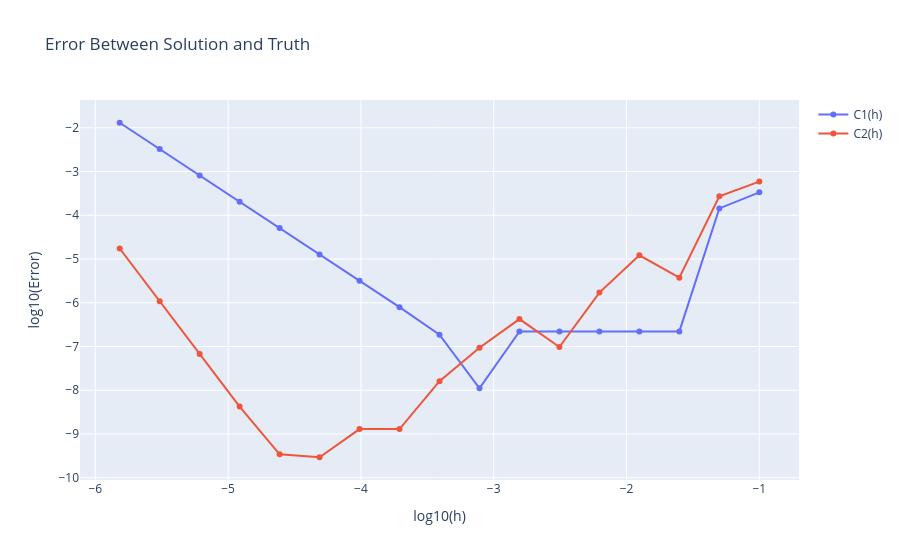

Notebook source saved alongside this figure:
### Markdown cell above
#### Problem 3
##### Centered Difference Approximations of 2nd Derivatives

### Code cell
import numpy as np

# Centered difference approximations
def c1h(f,x0,h):
    """
    A centered difference approximation of f''(x_0)

    Args: 
        f: function to approximate the difference of
        x0: Point at which to evaluate
        h: limit parameter in limit definition of the derivative
    """
    return (f(x0+h) - 2*f(x0) + f(x0-h))/(h**2)

def c2h(f,x0,h):
    """
    A centered difference approximation of f''(x_0)

    Args: 
        f: function to approximate the difference of
        x0: Point at which to evaluate
        h: limit parameter in limit definition of the derivative
    """
    return (-f(x0+2*h) + 16*f(x0+h) - 30*f(x0) + 16*f(x0-h) - f(x0 - 2*h))/(12*h**2)

# Calculating the derivative of f(x)=e^x at x=7pi/8
f = lambda x: np.exp(x)
x0 = 7*np.pi/8
h=0.1*2**(-np.linspace(0,16,17))
c1h_sol = c1h(f,x0,h)
c2h_sol = c2h(f,x0,h)

# True Solution, error calculation
truth = np.exp(7*np.pi/8)
log_h = [np.log10(hval) for hval in h]

diff1 = [truth - c for c in c1h_sol]
log_diff1 = [np.log10(np.abs(t)) for t in diff1]
diff2 = [truth - c for c in c2h_sol]
log_diff2 = [np.log10(np.abs(t)) for t in diff2]


# Creating Plots
trace1 = go.Scatter(x=np.flip(log_h), y=log_diff1, mode='lines+markers', name='C1(h)')
trace2 = go.Scatter(x=np.flip(log_h), y=log_diff2, mode='lines+markers', name='C2(h)')

# Create the Figure object and add the trace
fig = go.Figure(data=[trace1,trace2])

# Customize the layout (optional)
fig.update_layout(title='Error Between Solution and Truth',
                  xaxis_title='log10(h)',
                  yaxis_title='log10(Error)')

# Display the figure (e.g., in a Jupyter environment or browser)
fig.show()

# Finding the slopes of the lines before issues
m1 = (log_diff1[1] - log_diff1[0])/(log_h[1]-log_h[0])
m2 = (log_diff2[1] - log_diff2[0])/(log_h[1]-log_h[0])
print(f'log-log slope for C1(h) = {m1}')
print(f'log-log slope for C2(h) = {m2}')

### Figure 1 — Plotly figure (JSON) as saved in the notebook; plotly's stock layout.template omitted (floating-point values rounded to 4 significant figures)
{"data": [{"mode": "lines+markers", "name": "C1(h)", "type": "scatter", "x": [-5.816, -5.515, -5.214, -4.913, -4.612, -4.311, -4.01, -3.709, -3.408, -3.107, -2.806, -2.505, -2.204, -1.903, -1.602, -1.301, -1.0], "y": [-1.885, -2.487, -3.089, -3.692, -4.294, -4.896, -5.498, -6.1, -6.731, -7.956, -6.654, -6.654, -6.654, -6.654, -6.654, -3.844, -3.476]}, {"mode": "lines+markers", "name": "C2(h)", "type": "scatter", "x": [-5.816, -5.515, -5.214, -4.913, -4.612, -4.311, -4.01, -3.709, -3.408, -3.107, -2.806, -2.505, -2.204, -1.903, -1.602, -1.301, -1.0], "y": [-4.76, -5.964, -7.169, -8.372, -9.464, -9.531, -8.888, -8.888, -7.793, -7.028, -6.373, -7.011, -5.767, -4.916, -5.426, -3.568, -3.23]}], "layout": {"title": {"text": "Error Between Solution and Truth"}, "xaxis": {"title": {"text": "log10(h)"}}, "yaxis": {"title": {"text": "log10(Error)"}}}}
